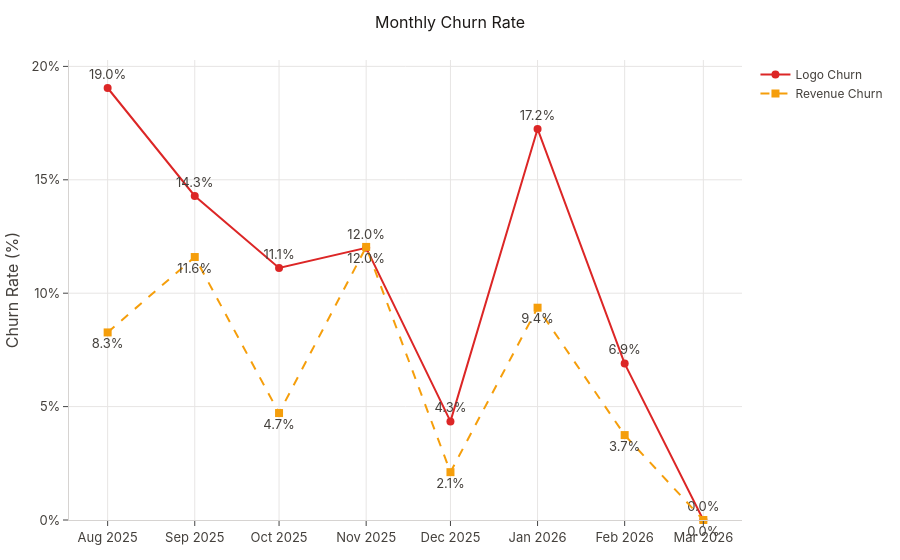

Notebook code for this chart:
### Code cell
reports.churn.plot_timeline(churn_df)

### Figure 1 — Plotly figure (JSON) as saved in the notebook; plotly's stock layout.template omitted (floating-point values rounded to 4 significant figures)
{"data": [{"line": {"color": "#DC2626", "width": 2}, "marker": {"size": 8}, "mode": "lines+markers+text", "name": "Logo Churn", "text": ["19.0%", "14.3%", "11.1%", "12.0%", "4.3%", "17.2%", "6.9%", "0.0%"], "textposition": "top center", "type": "scatter", "x": ["2025-08", "2025-09", "2025-10", "2025-11", "2025-12", "2026-01", "2026-02", "2026-03"], "y": [19.05, 14.29, 11.11, 12.0, 4.348, 17.24, 6.897, 0.0]}, {"line": {"color": "#F59E0B", "dash": "dash", "width": 2}, "marker": {"size": 8, "symbol": "square"}, "mode": "lines+markers+text", "name": "Revenue Churn", "text": ["8.3%", "11.6%", "4.7%", "12.0%", "2.1%", "9.4%", "3.7%", "0.0%"], "textposition": "bottom center", "type": "scatter", "x": ["2025-08", "2025-09", "2025-10", "2025-11", "2025-12", "2026-01", "2026-02", "2026-03"], "y": [8.27, 11.59, 4.715, 12.04, 2.109, 9.36, 3.744, 0.0]}], "layout": {"title": {"text": "Monthly Churn Rate"}, "yaxis": {"rangemode": "tozero", "ticksuffix": "%", "title": {"text": "Churn Rate (%)"}}}}
